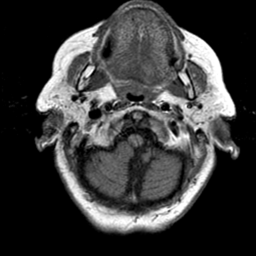
%> input picture 01 MR-T1.tif, 256 x 256 px
$ octave scipt_gray.m   (GNU Octave 9; MATLAB toolbox functions it lacks are replaced by stand-ins)
%> lines starting %> are read from the running program, lines starting %| are printed output that depends on the picture; in (x1, y1, x2, y2) boxes, pixels count from 0 and x2, y2 are one past the last pixel; in counts of white or black regions, pixels touching at a corner belong together; the program's own positions count from 1
### RollingGuidanceFilter.m
%
%   Rolling Guidance Filter
%
%   res = RollingGuidanceFilter(I,sigma_s,sigma_r,iteration) filters image
%   "I" by removing its small structures. The borderline between "small"
%   and "large" is determined by the parameter sigma_s. The sigma_r is
%   fixed to 0.1. The filter is an iteration process. "iteration" is used
%   to control the number of iterations.
%
%   Paras:
%   @I         : input image, DOUBLE image, any # of channels
%   @sigma_s   : spatial sigma (default 3.0). Controlling the spatial
%                weight of bilateral filter and also the filtering scale of
%                rolling guidance filter.
%   @sigma_r   : range sigma (default 0.1). Controlling the range weight of
%                bilateral filter.
%   @iteration : the iteration number of rolling guidance (default 4).
%
%
%   Example
%   ==========
%   I = im2double(imread('image.png'));
%   res = RollingGuidanceFilter(I,3,0.05,4);
%   figure, imshow(res);
%
%
%   Note
%   ==========
%   This implementation filters multi-channel/color image by separating its
%   channels, so the result of this implementation will be different with
%   that in the corresponding paper. To generate the results in the paper,
%   please refer to our executable file or C++ implementation on our
%   website.
%
%   ==========
%   The Code is created based on the method described in the following paper:
%   [1] "Rolling Guidance Filter", Qi Zhang, Li Xu, Jiaya Jia, European
%        Conference on Computer Vision (ECCV), 2014
%
%   The code and the algorithm are for non-comercial use only.
%
%
%   Author: Qi Zhang (zhangqi@cse.cuhk.edu.hk)
%   Date  : 08/14/2014
%   Version : 1.0
%   Copyright 2014, The Chinese University of Hong Kong.
%

function res = RollingGuidanceFilter(I,sigma_s,sigma_r,iteration)

if ~exist('iteration','var')
    iteration = 4;
end

if ~exist('sigma_s','var')
    sigma_s = 3;
end

if ~exist('sigma_r','var')
    sigma_r = 0.1;
end

res = I.*0;

for i=1:iteration
    disp(['RGF iteration ' num2str(i) '...']);
    for c=1:size(I,3)
        G = res(:,:,c);
        res(:,:,c) = bilateralFilter(I(:,:,c),G,min(G(:)),max(G(:)),sigma_s,sigma_r);
    end
end

end

### functions/STO.m
function [map]=STO(matrix)
v=1;
EA=XFra_Diff(matrix,v);
GA=YFra_Diff(matrix,v);
FA=EA.*GA;
EEA=EA.*EA;
GGA=GA.*GA;
e1=0.5*((EEA+GGA)+sqrt((EEA-GGA).^2+4*FA.*FA));
e2=0.5*((EEA+GGA)-sqrt((EEA-GGA).^2+4*FA.*FA));
map=sqrt((e1+e2).^2+0.5*((e1-e2).^2));

function cp=XFra_Diff(matrix,v);
[row,column]=size(matrix);
cp=zeros(row,column);
window_wide=5;
spread=(window_wide-1)/2;
matrix_en=padarray(matrix,[spread spread],'symmetric');
for i=1:row
    for j=1:column
        cp(i,j)=matrix_en(i+2,j+2)+(-v)*matrix_en(i+1,j+2)+0.5*(-v)*(-v+1)*matrix_en(i,j+2);
    end
end

function cp=YFra_Diff(matrix,v);
[row,column]=size(matrix);
cp=zeros(row,column);
window_wide=5;
spread=(window_wide-1)/2;
matrix_en=padarray(matrix,[spread spread],'symmetric');
for i=1:row
    for j=1:column
        cp(i,j)=matrix_en(i+2,j+2)+(-v)*matrix_en(i+2,j)+0.5*(-v)*(-v+1)*matrix_en(i+2,j);
    end
end

### local_energy.m
function cp=local_energy(matrix,N)

[row,column]=size(matrix);
matrix_en=abs(padarray(matrix,[N N],'symmetric'));

for i=1:row
    for j=1:column
        window=abs(matrix_en(i:1:(i+2*N),j:1:(j+2*N)));
        cp(i,j)=sum(window(:));
    end
end

### majority_consist_new.m
function cp=majority_consist_new(map,window_size)
[row,column]=size(map);
cp=zeros(row,column);
spread=(window_size-1)/2;
map_en=padarray(map,[spread spread],'symmetric');
for i=1:row
    for j=1:column
        window=map_en(i:1:(i+window_size-1),j:1:(j+window_size-1));
        judge=window.*ones(window_size,window_size);
        if sum(judge(:))>=window_size*window_size/2
            cp(i,j)=1;
        else
            cp(i,j)=0;
        end
    end
end

### scipt_gray.m
%         Xiaosong Li,Fuqiang Zhou, Haishu Tan,et al. Multimodal Medical Image Fusion Based on Joint Bilateral
%         Filter and Local Gradient Energy [J].Information Sciences, Accept
%         Beihang university,

close all; clear all; clc;
addpath source_images;
addpath functions;

A=imread('01 MR-T1.tif');  B=imread('01 MR-T2.tif');     % source images
%> further down, A is the input picture: size 256x256 uint8; min 0, max 255, mean 57.1
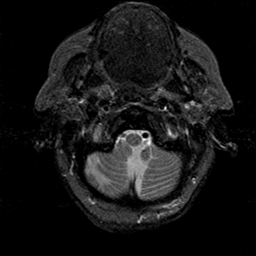
%> input picture 01 MR-T2.tif, 256 x 256 px
%> further down, B is the input picture: size 256x256 uint8; min 0, max 251, mean 21.9
A = im2double(A);    B = im2double(B);

if size(A,3)==3
    A=rgb2gray(A);
end
if size(B,3)==3
    B=rgb2gray(B);
end

figure,imshow(A);    figure,imshow(B);

%% parameters
s=3;    r=0.05;   N=4;    T=21;
tic
%% image decomposition
E1 = RollingGuidanceFilter(A,s,r,1);
%> in RollingGuidanceFilter, `res = I.*0;`: res: size 256x256 double; every value is 0
E2 = RollingGuidanceFilter(B,s,r,1);
S1= A-E1;  S2= B-E2;
%> after `S2= B-E2`:
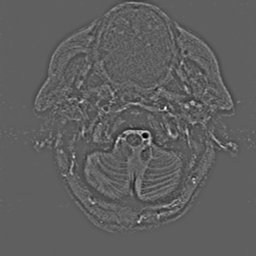
%> S2: size 256x256 double; min -0.396, max 0.657, mean -2.79e-05; drawn with min black and max white
LGE1=STO(S1).*local_energy(S1,N);
LGE2=STO(S2).*local_energy(S2,N);
%> in STO (call 2), `FA=EA.*GA;`:
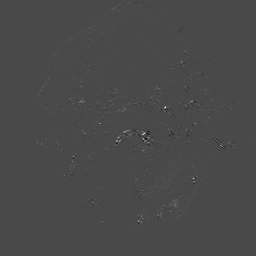
%> FA: size 256x256 double; min -0.107, max 0.266, mean 0.000491; drawn with min black and max white
%> in STO (call 2), `e2=0.5*((EEA+GGA)-sqrt((EEA-GGA).^2+4*FA.*FA));`:
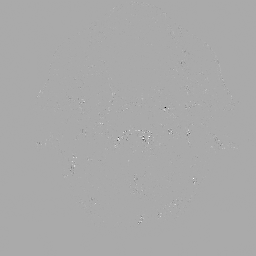
%> e2: size 256x256 double; min -5.55e-17, max 2.78e-17, mean -1e-21; drawn with min black and max white
map=(LGE1>LGE2);
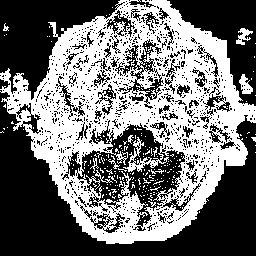
%> map: size 256x256 logical; 44.5% white; 249 white regions (240 under 20 px), largest, box (x1, y1, x2, y2) and area: (0, 0, 256, 244) 27957, (239, 74, 253, 94) 155, (236, 28, 253, 45) 141
map=majority_consist_new(map,T);
%> in majority_consist_new, `map_en=padarray(map,[spread spread],'symmetric');`: map_en: size 276x276 logical; 39.5% white; 270 white regions (256 under 20 px), largest, box (x1, y1, x2, y2) and area: (0, 0, 276, 254) 28669, (249, 84, 263, 104) 155, (246, 38, 263, 55) 141
%> after the loop in majority_consist_new, `for i=1:row`: cp: size 256x256 double; values 0 (black) and 1 (white), 52.4% white; 9 black regions (4 under 20 px), largest, box (x1, y1, x2, y2) and area: (0, 85, 256, 256) 15456, (0, 0, 122, 88) 5955, (73, 127, 185, 211) 5556, (171, 0, 256, 105) 4034, (133, 52, 145, 70) 154
FS=map.*S1+~map.*S2;                   % fused structure layer
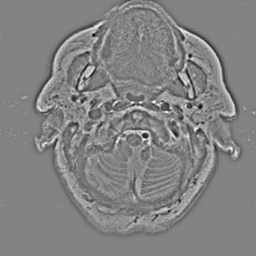
%> FS: size 256x256 double; min -0.534, max 0.504, mean 0.000503; drawn with min black and max white
map2=abs(E1>E2);
%> map2: size 256x256 double; values 0 (black) and 1 (white), 55.2% white; 13 black regions (7 under 20 px), largest, box (x1, y1, x2, y2) and area: (0, 0, 256, 256) 21797, (165, 0, 256, 106) 4195, (112, 127, 182, 201) 2569, (83, 151, 115, 192) 673, (93, 111, 102, 117) 34, (106, 46, 110, 55) 23
FE= E1.*map2+~map2.*E2;                % fused energy layer
F=FE+FS;                               % fused result
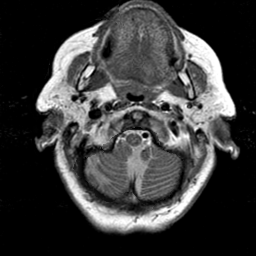
%> F: size 256x256 double; min 0, max 1, mean 0.233
toc
figure,imshow(F);
